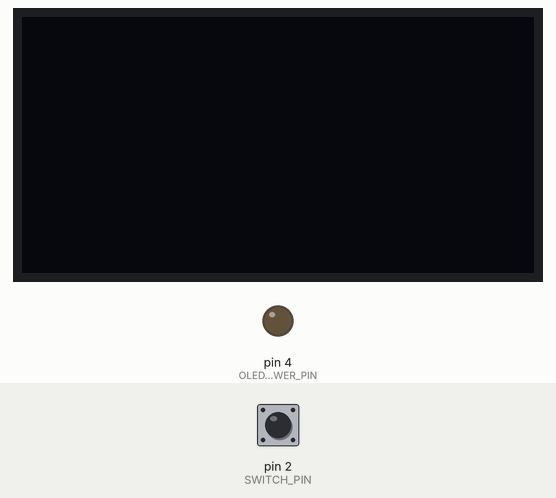
The sketch below on a simulated Arduino Uno, built with avr-gcc and run on an emulated ATmega328P. Shown: 128×64 one-colour display, output pins drawn as LEDs (lit = HIGH). The test bench sets the inputs (shaded band); at power-on: pin 2 (SWITCH_PIN) HIGH. What the sketch prints to the serial monitor is not drawn.

Above: at 1.2 s.
1.3 s: pin 2 (SWITCH_PIN) pulled LOW for 0.15 s
At 1.9 s:
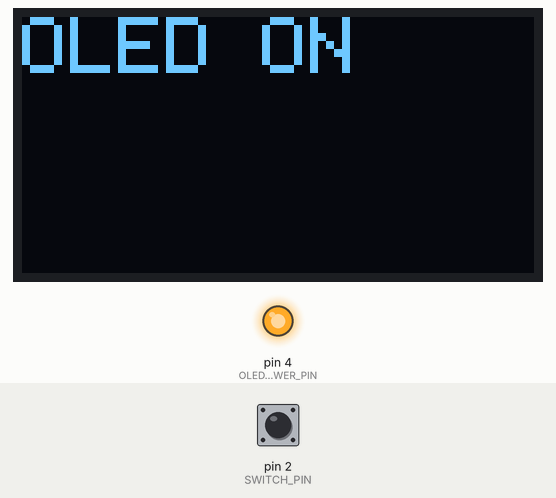
2.9 s: pin 2 (SWITCH_PIN) pulled LOW for 1 s
At 3.9 s:
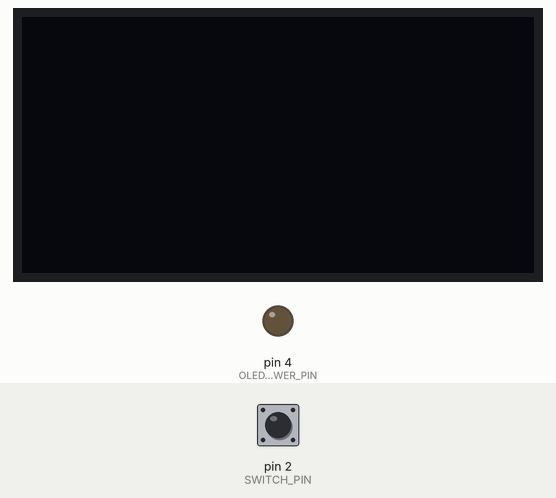
5.4 s: pin 2 (SWITCH_PIN) pulled LOW for 0.15 s
At 6.3 s:
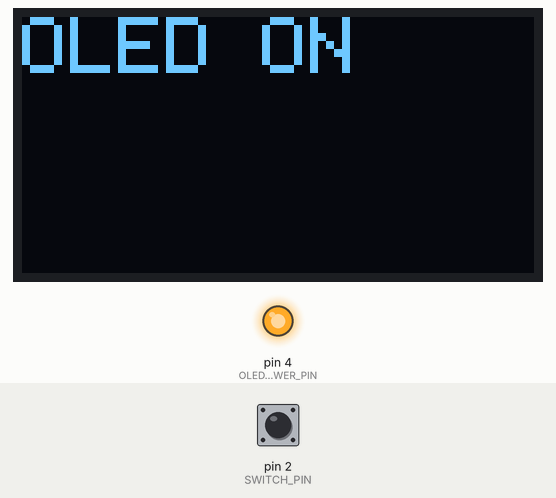
7.0 s: pin 2 (SWITCH_PIN) pulled LOW for 3.2 s
At 8.3 s:
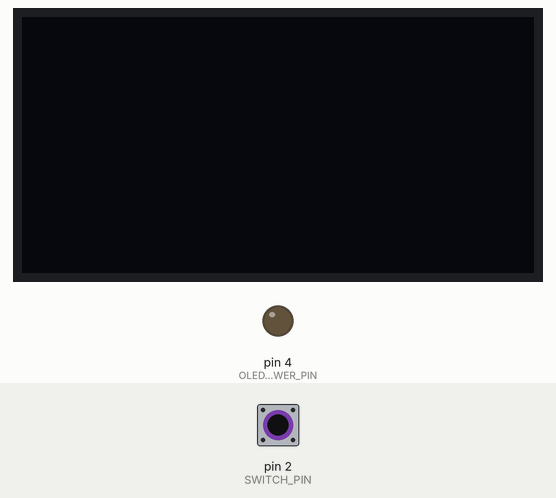
Timing chart, 0 to 10.0 s (numbered marks = the images above; inputs shaded):
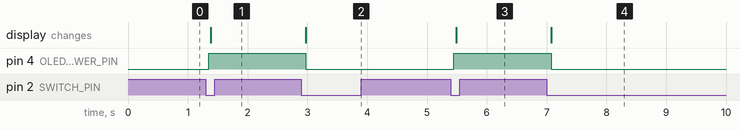

The sketch:

OLED_ON_test.ino
```cpp
#include <Wire.h>
#include <Adafruit_GFX.h>
#include <Adafruit_SSD1306.h>

#define OLED_WIDTH   128
#define OLED_HEIGHT   64
#define OLED_RESET    -1     // you can leave -1 if you don't have a reset pin

#define SWITCH_PIN    2
#define OLED_POWER_PIN 4    // <— controls VCC to the OLED

Adafruit_SSD1306 display(OLED_WIDTH, OLED_HEIGHT, &Wire, OLED_RESET);

int  lastSwitchState = HIGH;
bool oledState       = false; // off

void setup() {
  Serial.begin(9600);

  // Switch
  pinMode(SWITCH_PIN, INPUT_PULLUP);

  // OLED power control
  pinMode(OLED_POWER_PIN, OUTPUT);
  digitalWrite(OLED_POWER_PIN, LOW);  // keep OLED off

  // Init (but won't show until powered on)
  if(!display.begin(SSD1306_SWITCHCAPVCC, 0x3C)) {
    Serial.println(F("SSD1306 init failed"));
    while(1);
  }
  display.clearDisplay();
  display.display();
}

void loop() {
  int switchState = digitalRead(SWITCH_PIN);

  // simple edge‐detect + debounce
  if (switchState != lastSwitchState) {
    delay(50);
    switchState = digitalRead(SWITCH_PIN);
    if (switchState != lastSwitchState && switchState == LOW) {
      oledState = !oledState;
      Serial.print("OLED toggled to ");
      Serial.println(oledState ? "ON" : "OFF");

      if (oledState) {
        // power up + show a message
        digitalWrite(OLED_POWER_PIN, HIGH);
        delay(10);             // give the display time to wake
        display.clearDisplay();
        display.setTextSize(2);
        display.setTextColor(WHITE);
        display.setCursor(0,0);
        display.println("OLED ON");
        display.display();
      } else {
        // clear and power down
        display.clearDisplay();
        display.display();
        digitalWrite(OLED_POWER_PIN, LOW);
      }
    }
  }

  lastSwitchState = switchState;
}
```

Measured:
- after the input at 1.3 s, pin 4 (OLED_POWER_PIN): LOW → HIGH after 0.05 s; the display: changes after 0.09 s (image 1)
- after the input at 2.9 s, pin 4 (OLED_POWER_PIN): HIGH → LOW after 0.08 s; the display: changes after 0.08 s (image 2)
- after the input at 5.4 s, pin 4 (OLED_POWER_PIN): LOW → HIGH after 0.05 s; the display: changes after 0.09 s (image 3)
- after the input at 7.0 s, pin 4 (OLED_POWER_PIN): HIGH → LOW after 0.08 s; the display: changes after 0.08 s (image 4)
